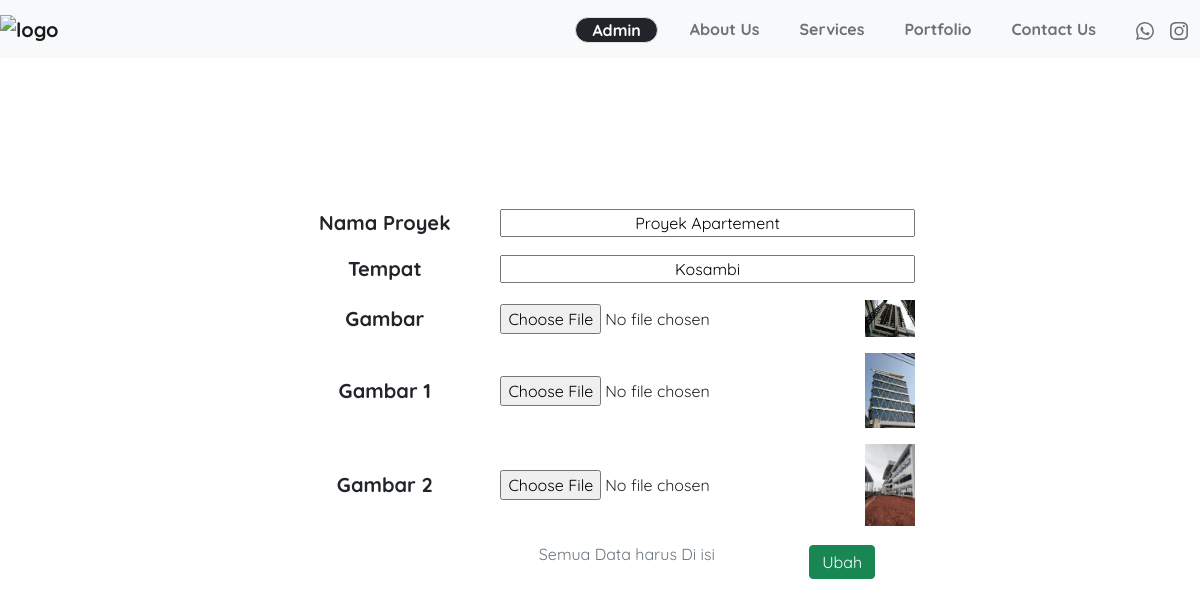
/ubah.php?id=16 (signed in), run on the app's committed database.
### tables this page shows
CREATE TABLE `project` (
  `id` int(11) NOT NULL,
  `nama` varchar(100) NOT NULL,
  `tempat` varchar(100) NOT NULL,
  `gambar` varchar(100) NOT NULL,
  `gambar1` varchar(100) NOT NULL,
  `gambar2` varchar(100) NOT NULL,
  `gambar3` varchar(100) NOT NULL
);

### functions.php (called while the page is built, shortened)
<?php
$conn = mysqli_connect("localhost","root","","romax");
function query($query){
    global $conn;
    $result = mysqli_query($conn , $query);
    $row = [];
    while($rows = mysqli_fetch_assoc($result)){
        $row [] = $rows;
    }
    return $row;
}

### ubah.php (the view, shortened to what this page needs)
<?php
require 'functions.php';
$id = $_GET["id"];
$project = query("SELECT * FROM project WHERE id = $id");
?>
<!DOCTYPE html>
<html lang="en">
<head>
    <link href="https://cdn.jsdelivr.net/npm/bootstrap@5.1.3/dist/css/bootstrap.min.css" rel="stylesheet">
    <link rel="stylesheet" href="style.css">
    <link rel="stylesheet" href="https://unpkg.com/aos@next/dist/aos.css" />
  </head>
  <body>
    <section>
    <nav class="navbar fixed-top navbar-expand-lg navbar-light bg-light">
        <a class="navbar-brand fw-bolder mx-auto" id="brand-name" href="index.html"><img src="img//logo.png" alt="logo" width="100"></a>
        <div class="collapse navbar-collapse" id="navbarNavDropdown">
          <ul class="navbar-nav fw-bold ms-auto">
          <?php if(isset($_SESSION["admin"])): ?>
              <li class="nav-item dropdown me-5 pt-2 me-auto px-1">
                <a
                  class="nav text-decoration-none text-white border border-black border-1  bg-dark px-3 rounded-pill"
                  href="#"
                  id="navbarDropdown"
                  role="button"
                  data-bs-toggle="dropdown"
                  aria-expanded="false"
                >
                  Admin
                </a>
              </li>
              <?php endif; ?>
            <li class="nav-item mx-auto pe-1">
              <a class="nav-link" aria-current="page" href="index.php#aboutus">About Us</a>
            </li>
            <li class="nav-item mx-auto pe-1">
              <a class="nav-link" href="index.php#services">Services</a>
            </li>
            <li class="nav-item mx-auto pe-1">
              <a class="nav-link" href="projects.php">Portfolio</a>
            </li>
            <li class="nav-item mx-auto pe-1">
              <a class="nav-link" href="index.php#contactus">Contact Us</a>
            </li>
            <li class="nav-item mx-auto pe-1 d-flex">
              <a class="nav-link px-2" href="https://api.whatsapp.com/send?phone=6281216057479"target="blank"></a>
              <a class="nav-link px-2" href="https://instagram.com/romax.id" target="blank">
              </a>
            </li>
          </ul>
        </div>
    </nav>
      <div class="container">
    <form action="" method = "post" enctype="multipart/form-data" id="form-ubah">
    <div class="container">
      <div
        class="rows justify-content-center d-flex form mx-auto"
        style="margin-top: 15vh"
      >
        <div class="col-4 p-2 justify-content-evenly d-flex align-items-center">
          <label for="nama" class="fw-bold fs-5">Nama Proyek</label>
        </div>
        <div class="col-8 p-2 justify-content-evenly d-flex align-items-center">
          <input required
            type="text"
            class="py-0 w-100 text-center"
            name="nama"
            id="nama"
            placeholder="Rumah / Apartement / Ruko"
            value = "<?=$project[0]["nama"]?>"
          />
        </div>
      </div>
      <div class="rows justify-content-center d-flex form mx-auto">
        <div class="col-4 p-2 justify-content-evenly d-flex align-items-center">
          <label for="tempat" class="fw-bold fs-5">Tempat</label>
        </div>
        <div class="col-8 p-2 justify-content-evenly d-flex align-items-center">
          <input required
            type="text"
            placeholder="tempat yang menarik"
            class="py-0 w-100 text-center"
            name="tempat"
            id="tempat"
            value = "<?=$project[0]["tempat"]?>"
          />
        </div>
      </div>
      <div class="rows justify-content-center d-flex form mx-auto">
        <div class="col-4 p-2 justify-content-evenly d-flex align-items-center">
          <label for="gambar" class="fw-bold fs-5">Gambar</label>
        </div>
        <div class="col-8 p-2 justify-content-evenly d-flex align-items-center">
          <input
            type="file"
            placeholder="Tempat , Kota"
            class="py-0 w-100 text-center"
            name="gambar"
            id="gambar"
          />
          <br>
          <img src="img/<?=$project[0]["gambar"]?>" alt="gambar3" width = "50">
        </div>
      </div>
      <?php if($project[0]["gambar1"]) :?>
      <div class="rows justify-content-center d-flex form mx-auto">
        <div class="col-4 p-2 justify-content-evenly d-flex align-items-center">
          <label for="gambar1" class="fw-bold fs-5">Gambar 1</label>
        </div>
        <div class="col-8 p-2 justify-content-evenly d-flex align-items-center">
          <input
            type="file"
            placeholder="Tempat , Kota"
            class="py-0 w-100 text-center"
            name="gambar1"
            id="gambar1"
          />
          <img src="img/<?=$project[0]["gambar1"]?>" alt="gambar1" width = "50">
        </div>
      </div>
      <?php endif; ?>
      <?php if($project[0]["gambar2"]) :?>
      <div class="rows justify-content-center d-flex form mx-auto">
        <div class="col-4 p-2 justify-content-evenly d-flex align-items-center">
          <label for="gambar2" class="fw-bold fs-5">Gambar 2</label>
        </div>
        <div class="col-8 p-2 justify-content-evenly d-flex align-items-center">
          <input
            type="file"
            placeholder="Tempat , Kota"
            class="py-0 w-100 text-center"
            name="gambar2"
            id="gambar2"
          />
            <img src="img/<?=$project[0]["gambar2"]?>" alt="gambar2" width = "50">
        </div>
      </div>
    <?php endif; ?>
      <div class="rows justify-content-center d-flex form mx-auto">
        <div
          class="col-5 offset-4 p-2 justify-content-center d-flex align-items-center"
        >
          <p class="text-secondary">Semua Data harus Di isi</p>
        </div>
        <div class="col-3 p-2 justify-content-center d-flex align-items-center">
          <button
            type="ubah"
            name="ubah"
            id="ubah"
            class="btn btn-success py-1"
          >
            Ubah
          </button>
        </div>
      </div>
    </div>
            </form>
    </div>
  </body>
</html>

### style.css (style rules this page uses)
* { font-family: 'Quicksand', sans-serif; }
body { background-color: rgb(255, 255, 255); }
#brand-name { padding-left: 50px; }
#form-ubah { margin-top: 20vh; }
@media (min-width: 767.98px) { #form-ubah { width: 70%; margin: auto; margin-top: 25vh; } }
@media (min-width: 991.98px) { #form-ubah { width: 60%; margin: auto; margin-top: 25vh; } }
@media (min-width: 991.98px) { .nav-item { padding-left: 20px; } }
@media (min-width: 991.98px) { #brand-name { padding-left: 0; } }

### data on the page
project: nama "Proyek Apartement", tempat "Kosambi", gambar (picture), gambar1 (picture), gambar2 (picture)
